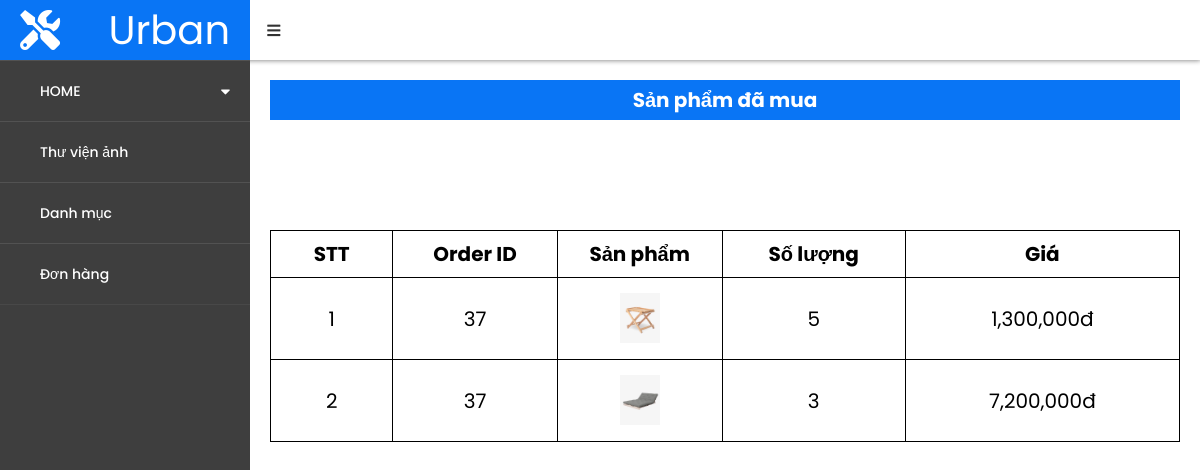
The app's page /Admin/admin_order_detail.php?id=37 (signed in) with its own data.
### tables this page shows
CREATE TABLE `order_detail` (
  `id` int(11) NOT NULL,
  `order_id` int(11) NOT NULL,
  `product_id` int(11) DEFAULT NULL,
  `quantity` int(11) NOT NULL,
  `price` int(11) NOT NULL,
  `created_time` int(11) NOT NULL,
  `last_updated` int(11) NOT NULL
);

CREATE TABLE `hinh_noithat` (
  `ma_hinh` int(11) NOT NULL,
  `ma_noi_that` int(11) NOT NULL,
  `hinh` varchar(300) NOT NULL
);

### Admin/admin_order_detail.php (the view, shortened to what this page needs)
<?php include("../assets/body__admin/header_admin.php"); ?>
<div class="header_form-update" id="title_top">
    <div class="title-form">
        <h1>Sản phẩm đã mua</h1>
    </div>
</div>
<div class="content">
<?php
$id = $_GET['id'];
require_once '../Database/db.php';
$sql = "SELECT * FROM `order_detail` WHERE order_id = $id";
$rs = mysqli_query($conn,$sql);
$count=0;
?>
<div class="content_libImg">
<table width="100%">
        <tr>
            <th width="20">STT</th>
            <th width="50">Order ID</th>
            <th width="50">Sản phẩm</th>
            <th width="100">Số lượng</th>
            <th width="150">Giá</th>
        </tr>
        <?php foreach($rs as $rows) {$count++?>
        <tr>
            <td><?=$count?></td>
            <td><?=$rows['order_id']?></td>
            <td class="order_detail-img">
                <?php
                $ids = $rows['product_id'];
                $sql2 = "SELECT * FROM hinh_noithat WHERE ma_noi_that = $ids";
                $result = mysqli_query($conn,$sql2);
                foreach($result as $row){ ?>
                 <img src="../<?=$row['hinh']?>">
                 <?php }?>
            </td>
            <td><?=$rows['quantity']?></td>
            <td><?=number_format($rows['price'])?>đ</td>
        </tr>
        <?php } ?>
    </table>
</div>
</div>
  </body>
</html>

### assets/css/admin.css (style rules this page uses)
* { margin: 0; padding: 0; user-select: none; box-sizing: border-box; font-family: 'Poppins', sans-serif; }
.content { margin-top: 6rem; width: calc(100% - 250px); float: left; margin-left: 250px; transition: ease-in 0.5s; padding: 1rem 2rem; }
table, th, td { border: 1px solid black; border-collapse: collapse; font-size: 2rem; }
th, td { padding: 15px; text-align: center; }
.title-form { width: 100%; background-color: var(--main-color); display: flex; justify-content: center; margin-bottom: 2rem; }
.title-form h1 { line-height: 4rem; color: #fff; border-radius: 2px; }
.header_form-update { width: calc(100% - 250px); float: left; margin-left: 250px; margin-top: 60px; transition: ease-in 0.5s; padding: 2rem; }
.order_detail-img img { width: 30%; }

### assets/css/base.css (style rules this page uses)
:root { --white-color: #fff; --black-color: #000; --main-color: #0975F5; --text-color: #333; }
* { box-sizing: inherit; margin: 0; padding: 0; }
html { font-size: 62.5%; line-height: 1.6rem; font-family: 'Roboto', sans-serif; box-sizing: border-box; }

### records on screen
order_detail: order "37", quantity "5", price "1,300,000"
hinh_noithat: hinh (picture)
order_detail: order "37", quantity "3", price "7,200,000"
hinh_noithat: hinh (picture)
